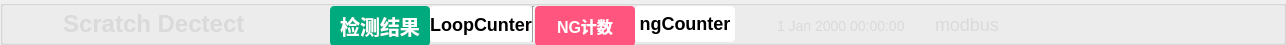
        <widget class="QGroupBox" name="groupBox">
         <property name="minimumSize">
          <size>
           <width>0</width>
           <height>45</height>
          </size>
         </property>
         <property name="maximumSize">
          <size>
           <width>16777215</width>
           <height>45</height>
          </size>
         </property>
         <property name="styleSheet">
          <string notr="true">#groupBox{
background-color: rgba(75, 75, 75, 200);
border: 0px solid #42adff;
border-left: 0px solid rgba(29, 83, 185, 255);
border-right: 0px solid rgba(29, 83, 185, 255);
border-bottom: 1px solid rgba(200, 200, 200,100);
;
border-radius:0px;}</string>
         </property>
         <property name="title">
          <string/>
         </property>
         <layout class="QHBoxLayout" name="horizontalLayout">
          <property name="spacing">
           <number>0</number>
          </property>
          <property name="topMargin">
           <number>0</number>
          </property>
          <property name="bottomMargin">
           <number>0</number>
          </property>
          <item>
           <widget class="QPushButton" name="fileButton_2">
            <property name="minimumSize">
             <size>
              <width>45</width>
              <height>20</height>
             </size>
            </property>
            <property name="maximumSize">
             <size>
              <width>200</width>
              <height>50</height>
             </size>
            </property>
            <property name="toolTip">
             <string>file</string>
            </property>
            <property name="styleSheet">
             <string notr="true">QPushButton{font-family: &quot;Microsoft YaHei&quot;;
font-size: 14px;
font-weight: regular;
color:white;
text-align: center center;
padding-left: 5px;
padding-right: 5px;
padding-top: 4px;
padding-bottom: 4px;
border-style: solid;
border-width: 0px;
border-color: rgba(255, 255, 255, 255);
border-radius: 3px;
background-color: rgba(200, 200, 200,0);}

QPushButton:focus{outline: none;}

QPushButton::pressed{font-family: &quot;Microsoft YaHei&quot;;
                     font-size: 14px;
                     font-weight: bold;
                     color:rgb(200,200,200);
                     text-align: center center;
                     padding-left: 5px;
                     padding-right: 5px;
                     padding-top: 4px;
                     padding-bottom: 4px;
                     border-style: solid;
                     border-width: 0px;
                     border-color: rgba(255, 255, 255, 255);
                     border-radius: 3px;
                     background-color:  #bf513b;}

QPushButton::disabled{font-family: &quot;Microsoft YaHei&quot;;
                     font-size: 14px;
                     font-weight: bold;
                     color:rgb(200,200,200);
                     text-align: center center;
                     padding-left: 5px;
                     padding-right: 5px;
                     padding-top: 4px;
                     padding-bottom: 4px;
                     border-style: solid;
                     border-width: 0px;
                     border-color: rgba(255, 255, 255, 255);
                     border-radius: 3px;
                     background-color:  #bf513b;}
QPushButton::hover {
border-style: solid;
border-width: 0px;
border-radius: 0px;
background-color: rgba(48,148,243,80);}</string>
            </property>
            <property name="text">
             <string/>
            </property>
            <property name="icon">
             <iconset resource="../apprcc.qrc">
              <normaloff>:/icon/ui_files/icon/shexiangtou.png</normaloff>:/icon/ui_files/icon/shexiangtou.png</iconset>
            </property>
            <property name="iconSize">
             <size>
              <width>30</width>
              <height>30</height>
             </size>
            </property>
           </widget>
          </item>
          <item>
           <widget class="QLabel" name="label_4">
            <property name="minimumSize">
             <size>
              <width>267</width>
              <height>0</height>
             </size>
            </property>
            <property name="styleSheet">
             <string notr="true">QLabel
{
	font-size: 24px;
	font-family: &quot;Microsoft YaHei&quot;;
	font-weight: bold;
 		border-radius:9px;
		background:rgba(66, 195, 255, 0);
color: rgb(218, 218, 218);
}
</string>
            </property>
            <property name="text">
             <string>Scratch Dectect</string>
            </property>
           </widget>
          </item>
          <item>
           <widget class="QPushButton" name="pushButton_okng">
            <property name="minimumSize">
             <size>
              <width>100</width>
              <height>40</height>
             </size>
            </property>
            <property name="toolTipDuration">
             <number>0</number>
            </property>
            <property name="styleSheet">
             <string notr="true">QPushButton {
font-size: 20px;
font-family: &quot;Microsoft YaHei&quot;;
font-weight: bold;
border-radius:4px;
background-color: rgb(0, 170, 127);
color: rgb(255, 255, 255);
}
</string>
            </property>
            <property name="text">
             <string>检测结果</string>
            </property>
           </widget>
          </item>
          <item>
           <widget class="QLabel" name="label_okCounter">
            <property name="minimumSize">
             <size>
              <width>100</width>
              <height>0</height>
             </size>
            </property>
            <property name="maximumSize">
             <size>
              <width>16777215</width>
              <height>40</height>
             </size>
            </property>
            <property name="styleSheet">
             <string notr="true">font-size:18px;
font-family: &quot;Microsoft YaHei&quot;;
font-weight: bold;
border-radius:4px;
background-color: rgb(255, 255, 255);
</string>
            </property>
            <property name="text">
             <string>LoopCunter</string>
            </property>
            <property name="alignment">
             <set>Qt::AlignCenter</set>
            </property>
           </widget>
          </item>
          <item>
           <widget class="Line" name="line_3">
            <property name="orientation">
             <enum>Qt::Vertical</enum>
            </property>
           </widget>
          </item>
          <item>
           <widget class="QPushButton" name="pushButton_okng_2">
            <property name="minimumSize">
             <size>
              <width>100</width>
              <height>40</height>
             </size>
            </property>
            <property name="toolTipDuration">
             <number>0</number>
            </property>
            <property name="styleSheet">
             <string notr="true">QPushButton {
font-size: 16px;
font-family: &quot;Microsoft YaHei&quot;;
font-weight: bold;
border-radius:4px;
background-color: rgb(255, 85, 127);
color: rgb(255, 255, 255);
}
</string>
            </property>
            <property name="text">
             <string>NG计数</string>
            </property>
           </widget>
          </item>
          <item>
           <widget class="QLabel" name="label_ngCounter">
            <property name="minimumSize">
             <size>
              <width>100</width>
              <height>0</height>
             </size>
            </property>
            <property name="maximumSize">
             <size>
              <width>16777215</width>
              <height>40</height>
             </size>
            </property>
            <property name="styleSheet">
             <string notr="true">font-size:18px;
font-family: &quot;Microsoft YaHei&quot;;
font-weight: bold;
border-radius:4px;
background-color: rgb(255, 255, 255);
</string>
            </property>
            <property name="text">
             <string>&lt;html&gt;&lt;head/&gt;&lt;body&gt;&lt;p&gt;ngCounter&lt;/p&gt;&lt;/body&gt;&lt;/html&gt;</string>
            </property>
            <property name="alignment">
             <set>Qt::AlignCenter</set>
            </property>
           </widget>
          </item>
          <item>
           <spacer name="horizontalSpacer_2">
            <property name="orientation">
             <enum>Qt::Horizontal</enum>
            </property>
            <property name="sizeHint" stdset="0">
             <size>
              <width>40</width>
              <height>20</height>
             </size>
            </property>
           </spacer>
          </item>
          <item>
           <widget class="QDateTimeEdit" name="dateTimeEdit">
            <property name="minimumSize">
             <size>
              <width>0</width>
              <height>40</height>
             </size>
            </property>
            <property name="toolTip">
             <string/>
            </property>
            <property name="styleSheet">
             <string notr="true">font-size: 14px;
font-family: &quot;Microsoft YaHei&quot;;
font-weight: regular;
border-radius:9px;
background:rgba(66, 195, 255, 0);
color: rgb(218, 218, 218);</string>
            </property>
           </widget>
          </item>
          <item>
           <widget class="QLabel" name="label_modbus">
            <property name="autoFillBackground">
             <bool>false</bool>
            </property>
            <property name="styleSheet">
             <string notr="true">font-size: 18px;
font-family: &quot;Microsoft YaHei&quot;;
font-weight: regular;
border-radius:9px;
background:rgba(66, 195, 255, 0);
color: rgb(218, 218, 218);</string>
            </property>
            <property name="text">
             <string>modbus</string>
            </property>
           </widget>
          </item>
          <item>
           <widget class="QPushButton" name="runButton_modbus">
            <property name="minimumSize">
             <size>
              <width>40</width>
              <height>40</height>
             </size>
            </property>
            <property name="styleSheet">
             <string notr="true">QPushButton {
border-style: solid;
border-width: 0px;
border-radius: 0px;
background-color: rgba(223, 223, 223, 0);
color: rgb(218, 218, 218);
font-size: 14px;
font-family: &quot;Microsoft YaHei&quot;;
}
QPushButton::focus{outline: none;}
QPushButton::hover {
border-style: solid;
border-width: 0px;
border-radius: 0px;
background-color: rgba(223, 223, 223, 150);}
QPushButton::checked {
background-color: rgb(0, 170, 127);}

</string>
            </property>
            <property name="text">
             <string/>
            </property>
            <property name="icon">
             <iconset resource="../apprcc.qrc">
              <normaloff>:/icon/ui_files/icon/duankailianjie.png</normaloff>
              <normalon>:/icon/ui_files/icon/lianjie.png</normalon>:/icon/ui_files/icon/duankailianjie.png</iconset>
            </property>
            <property name="checkable">
             <bool>true</bool>
            </property>
            <property name="default">
             <bool>false</bool>
            </property>
           </widget>
          </item>
          <item>
           <widget class="QPushButton" name="runButton_voice">
            <property name="minimumSize">
             <size>
              <width>40</width>
              <height>40</height>
             </size>
            </property>
            <property name="styleSheet">
             <string notr="true">QPushButton {
border-style: solid;
border-width: 0px;
border-radius: 0px;
background-color: rgba(223, 223, 223, 0);
color: rgb(218, 218, 218);
font-size: 14px;
font-family: &quot;Microsoft YaHei&quot;;
}
QPushButton::focus{outline: none;}
QPushButton::hover {
border-style: solid;
border-width: 0px;
border-radius: 0px;
background-color: rgba(223, 223, 223, 150);}</string>
            </property>
            <property name="text">
             <string/>
            </property>
            <property name="icon">
             <iconset resource="../apprcc.qrc">
              <normaloff>:/icon/ui_files/icon/tongzhi2.png</normaloff>
              <normalon>:/icon/ui_files/icon/jingyin_1.png</normalon>:/icon/ui_files/icon/tongzhi2.png</iconset>
            </property>
            <property name="checkable">
             <bool>true</bool>
            </property>
           </widget>
          </item>
          <item>
           <widget class="QPushButton" name="runButton_operator">
            <property name="minimumSize">
             <size>
              <width>40</width>
              <height>40</height>
             </size>
            </property>
            <property name="styleSheet">
             <string notr="true">QPushButton {
border-style: solid;
border-width: 0px;
border-radius: 0px;
background-color: rgba(223, 223, 223, 0);
color: rgb(218, 218, 218);
font-size: 16px;
font-family: &quot;Microsoft YaHei&quot;;
}
QPushButton::focus{outline: none;}
QPushButton::hover {
border-style: solid;
border-width: 0px;
border-radius: 0px;
background-color: rgba(223, 223, 223, 150);}</string>
            </property>
            <property name="text">
             <string/>
            </property>
            <property name="icon">
             <iconset resource="../apprcc.qrc">
              <normaloff>:/icon/ui_files/icon/geren.png</normaloff>
              <normalon>:/icon/ui_files/icon/guanliyuan.png</normalon>:/icon/ui_files/icon/geren.png</iconset>
            </property>
            <property name="checkable">
             <bool>true</bool>
            </property>
           </widget>
          </item>
          <item>
           <layout class="QHBoxLayout" name="horizontalLayout_5">
            <property name="spacing">
             <number>0</number>
            </property>
            <item>
             <widget class="QPushButton" name="minButton">
              <property name="minimumSize">
               <size>
                <width>50</width>
                <height>28</height>
               </size>
              </property>
              <property name="maximumSize">
               <size>
                <width>50</width>
                <height>28</height>
               </size>
              </property>
              <property name="styleSheet">
               <string notr="true">QPushButton {
border-style: solid;
border-width: 0px;
border-radius: 0px;
background-color: rgba(223, 223, 223, 0);}
QPushButton::focus{outline: none;}
QPushButton::hover {
border-style: solid;
border-width: 0px;
border-radius: 0px;
background-color: rgba(223, 223, 223, 150);}</string>
              </property>
              <property name="text">
               <string/>
              </property>
              <property name="icon">
               <iconset resource="../apprcc.qrc">
                <normaloff>:/icon/ui_files/icon/winbar-minimize.png</normaloff>:/icon/ui_files/icon/winbar-minimize.png</iconset>
              </property>
             </widget>
            </item>
            <item>
             <widget class="QPushButton" name="maxButton">
              <property name="minimumSize">
               <size>
                <width>50</width>
                <height>28</height>
               </size>
              </property>
              <property name="maximumSize">
               <size>
                <width>50</width>
                <height>28</height>
               </size>
              </property>
              <property name="styleSheet">
               <string notr="true">QPushButton {
border-style: solid;
border-width: 0px;
border-radius: 0px;
background-color: rgba(223, 223, 223, 0);}
QPushButton::focus{outline: none;}
QPushButton::hover {
border-style: solid;
border-width: 0px;
border-radius: 0px;
background-color: rgba(223, 223, 223, 150);}</string>
              </property>
              <property name="text">
               <string/>
              </property>
              <property name="icon">
               <iconset resource="../apprcc.qrc">
                <normaloff>:/icon/ui_files/icon/winbar-maximize.png</normaloff>
                <normalon>:/icon/ui_files/icon/winbar-restore.png</normalon>:/icon/ui_files/icon/winbar-maximize.png</iconset>
              </property>
              <property name="checkable">
               <bool>true</bool>
              </property>
             </widget>
            </item>
            <item>
             <widget class="QPushButton" name="closeButton">
              <property name="minimumSize">
               <size>
                <width>50</width>
                <height>28</height>
               </size>
              </property>
              <property name="maximumSize">
               <size>
                <width>50</width>
                <height>28</height>
               </size>
              </property>
              <property name="styleSheet">
               <string notr="true">QPushButton {
border-style: solid;
border-width: 0px;
border-radius: 0px;
background-color: rgba(223, 223, 223, 0);}
QPushButton::focus{outline: none;}
QPushButton::hover {
border-style: solid;
border-width: 0px;
border-radius: 0px;
background-color: rgba(223, 223, 223, 150);}</string>
              </property>
              <property name="text">
               <string/>
              </property>
              <property name="icon">
               <iconset resource="../apprcc.qrc">
                <normaloff>:/icon/ui_files/icon/winbar-shutdown.png</normaloff>:/icon/ui_files/icon/winbar-shutdown.png</iconset>
              </property>
             </widget>
            </item>
           </layout>
          </item>
         </layout>
        </widget>
